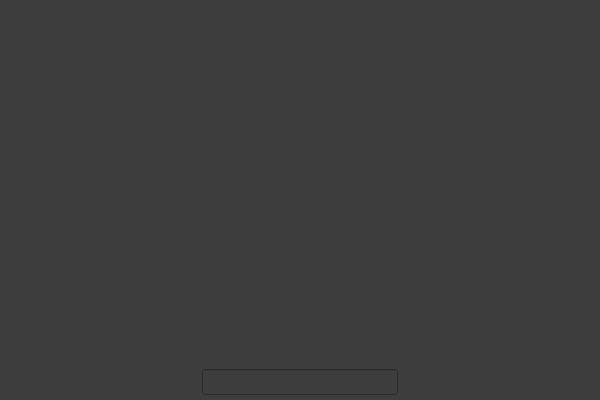
<?xml version="1.0" encoding="UTF-8"?>
<ui version="4.0">
 <class>Tracker</class>
 <widget class="QWidget" name="Tracker">
  <property name="geometry">
   <rect>
    <x>0</x>
    <y>0</y>
    <width>600</width>
    <height>400</height>
   </rect>
  </property>
  <property name="minimumSize">
   <size>
    <width>600</width>
    <height>400</height>
   </size>
  </property>
  <property name="maximumSize">
   <size>
    <width>1600</width>
    <height>981</height>
   </size>
  </property>
  <property name="windowTitle">
   <string>Tracker</string>
  </property>
  <property name="windowIcon">
   <iconset>
    <normaloff>../images.png</normaloff>../images.png</iconset>
  </property>
  <property name="styleSheet">
   <string notr="true">QWidget {

background-color: rgb(61,61,61);
}</string>
  </property>
  <layout class="QGridLayout" name="gridLayout_2">
   <property name="leftMargin">
    <number>0</number>
   </property>
   <property name="topMargin">
    <number>0</number>
   </property>
   <property name="rightMargin">
    <number>0</number>
   </property>
   <property name="bottomMargin">
    <number>0</number>
   </property>
   <property name="spacing">
    <number>0</number>
   </property>
   <item row="0" column="0">
    <layout class="QVBoxLayout" name="verticalLayout">
     <item>
      <layout class="QGridLayout" name="gridLayout_3">
       <item row="0" column="0">
        <widget class="QWidget" name="widget" native="true">
         <property name="minimumSize">
          <size>
           <width>600</width>
           <height>400</height>
          </size>
         </property>
         <property name="maximumSize">
          <size>
           <width>1200</width>
           <height>870</height>
          </size>
         </property>
         <property name="styleSheet">
          <string notr="true">QWidget {

background-color: rgb(61,61,61);
}</string>
         </property>
        </widget>
       </item>
      </layout>
     </item>
     <item>
      <layout class="QHBoxLayout" name="horizontalLayout_8">
       <property name="spacing">
        <number>7</number>
       </property>
       <item>
        <layout class="QGridLayout" name="gridLayout">
         <property name="leftMargin">
          <number>5</number>
         </property>
         <property name="topMargin">
          <number>5</number>
         </property>
         <property name="rightMargin">
          <number>5</number>
         </property>
         <property name="bottomMargin">
          <number>5</number>
         </property>
         <item row="1" column="1">
          <spacer name="verticalSpacer">
           <property name="orientation">
            <enum>Qt::Vertical</enum>
           </property>
           <property name="sizeHint" stdset="0">
            <size>
             <width>20</width>
             <height>40</height>
            </size>
           </property>
          </spacer>
         </item>
         <item row="0" column="0">
          <spacer name="horizontalSpacer">
           <property name="orientation">
            <enum>Qt::Horizontal</enum>
           </property>
           <property name="sizeHint" stdset="0">
            <size>
             <width>40</width>
             <height>20</height>
            </size>
           </property>
          </spacer>
         </item>
         <item row="0" column="1">
          <widget class="QLineEdit" name="FPS">
           <property name="enabled">
            <bool>false</bool>
           </property>
           <property name="maximumSize">
            <size>
             <width>16777212</width>
             <height>16777215</height>
            </size>
           </property>
           <property name="font">
            <font>
             <family>Lucida Sans</family>
             <pointsize>10</pointsize>
             <weight>75</weight>
             <italic>false</italic>
             <bold>true</bold>
            </font>
           </property>
           <property name="styleSheet">
            <string notr="true">QLineEdit {
padding: 1px;
border-style: solid;
border: 1px solid gray;
border-radius: 7px;

	font:  font: bold 14px;
min-width: 60px;
max-width: 60px;
min-height: 25px;
max-height: 25px;
background-color: rgb(255, 255, 255);
}</string>
           </property>
           <property name="text">
            <string/>
           </property>
          </widget>
         </item>
         <item row="0" column="2">
          <spacer name="horizontalSpacer_2">
           <property name="orientation">
            <enum>Qt::Horizontal</enum>
           </property>
           <property name="sizeHint" stdset="0">
            <size>
             <width>40</width>
             <height>20</height>
            </size>
           </property>
          </spacer>
         </item>
        </layout>
       </item>
      </layout>
     </item>
    </layout>
   </item>
  </layout>
 </widget>
 <resources/>
 <connections/>
</ui>
